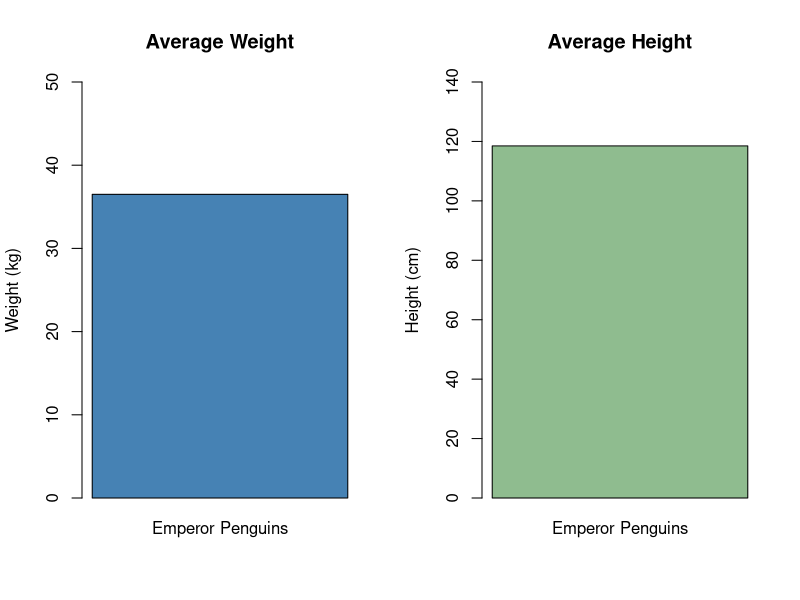

Reproduce this figure in R.
# Emperor Penguin - Average Weight and Height
# Example data for 10 penguins

# 1. Create dataset
penguins <- data.frame(
  weight_kg = c(32, 38, 35, 40, 36, 34, 39, 37, 33, 41),
  height_cm = c(115, 120, 118, 123, 117, 112, 121, 119, 116, 124)
)

# 2. Calculate averages
avg_weight <- mean(penguins$weight_kg)
avg_height <- mean(penguins$height_cm)

# 3. Create two plots side by side
par(mfrow = c(1, 2))

# Plot average weight
barplot(
  avg_weight,
  main = "Average Weight",
  ylab = "Weight (kg)",
  col = "steelblue",
  ylim = c(0, 50),
  names.arg = "Emperor Penguins"
)

# Plot average height
barplot(
  avg_height,
  main = "Average Height",
  ylab = "Height (cm)",
  col = "darkseagreen",
  ylim = c(0, 140),
  names.arg = "Emperor Penguins"
)

# 4. Reset plotting layout
par(mfrow = c(1, 1))

# 5. Print results
cat("Number of penguins:", nrow(penguins), "\n")
cat("Average weight:", avg_weight, "kg\n")
cat("Average height:", avg_height, "cm\n")
